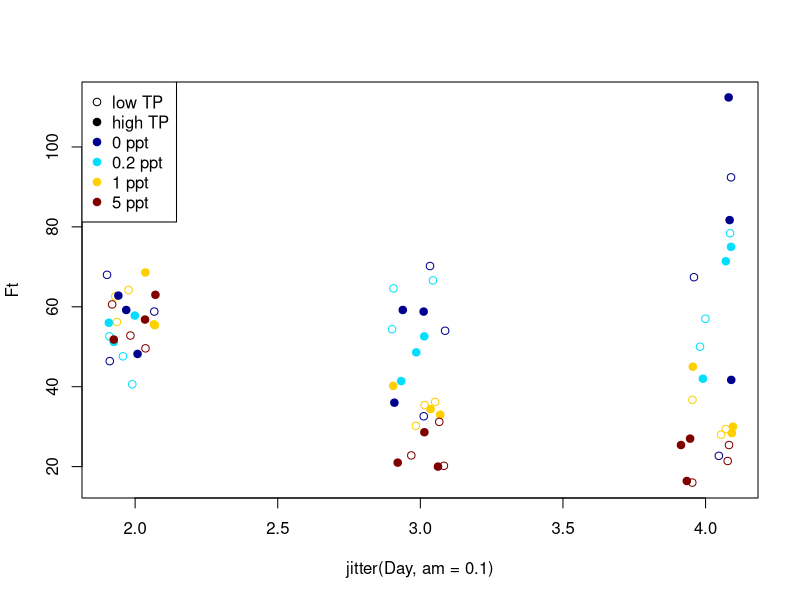

The R source for this figure: (Note: this script raises an error after producing the figure.)
dat<-read.delim2(file="salinvade.txt")

dat$TP<-factor(dat$TP)
rb<-fields::tim.colors(4)
plot(Ft~jitter(Day, am=0.1), data=dat, pch=c(19, 1)[dat$TP], col=rb[factor(dat$Salinity)])
legend("topleft", leg=c(c("low TP", "high TP"), paste(levels(factor(dat$Salinity)), "ppt")), pch=c(1, 19, 19, 19, 19, 19), col=c(1, 1, rb))

for(j in 1:2){
  if(j==1) dat1<-dat[dat$TP=="high", ] else dat1<-dat[dat$TP=="low",]
ix<-split(1:nrow(dat1), dat1$Salinity)
for(i in 1:4) fgam(dat1$Day[ix[[i]]], dat1$Ft[ix[[i]]], rb[i], j)
}


require(mgcv)
fgam<-function(x, y, Col, Lty){
  mod<-gam(y~s(x, k=2))
  ndat<-data.frame(x=unique(x))
  pred<-predict(mod, se.fit=T, newdata=ndat)
  ndat$fit<-pred$fit
  dat$lo<-pred$fit-pred$se.fit
  dat$hi<-pred$fit+pred$se.fit
  lines(fit~x, data=ndat, col=Col, lty=Lty, lwd=2)
}
